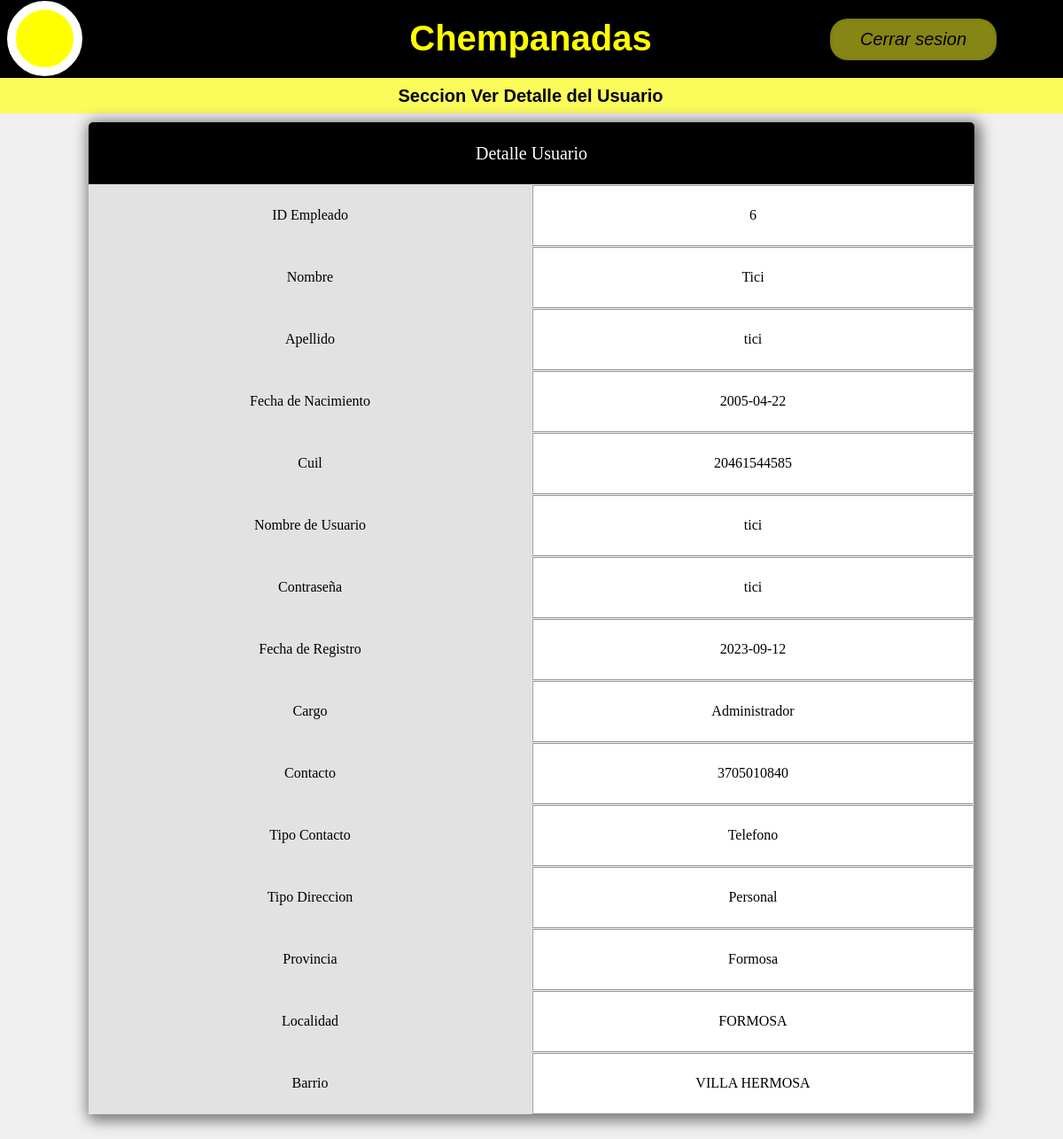
The app's page /vistas/ver-detalle-usuario.php?id=9 (signed in) with its own data.
### tables this page shows
CREATE TABLE `empleados` (
  `id_empleado` int(11) NOT NULL,
  `id_persona` int(11) NOT NULL,
  `id_cargo` int(11) NOT NULL,
  `id_contacto` int(11) NOT NULL,
  `id_direccion` int(11) NOT NULL,
  `cuil` varchar(15) NOT NULL,
  `id_usuario` int(11) NOT NULL
);

CREATE TABLE `personas` (
  `id_persona` int(11) NOT NULL,
  `nombre_per` varchar(50) NOT NULL,
  `apellido` varchar(50) NOT NULL,
  `fecha_nac` date NOT NULL
);

CREATE TABLE `usuarios` (
  `id_usuario` int(11) NOT NULL,
  `nombre` varchar(16) NOT NULL,
  `contraseña` varchar(32) NOT NULL,
  `f_registro` date NOT NULL
);

CREATE TABLE `cargos` (
  `id_cargo` int(11) NOT NULL,
  `descripcion` varchar(20) NOT NULL
);

CREATE TABLE `contactos` (
  `id_contacto` int(11) NOT NULL,
  `id_persona` int(11) NOT NULL,
  `id_tipo_contacto` int(11) NOT NULL,
  `valor` varchar(50) NOT NULL
);

CREATE TABLE `tipo_contactos` (
  `id_tipo_contacto` int(11) NOT NULL,
  `descripcion` varchar(15) NOT NULL
);

CREATE TABLE `tipo_direcciones` (
  `id_tipo_direccion` int(11) NOT NULL,
  `descripcion` varchar(15) NOT NULL
);

CREATE TABLE `provincias` (
  `id_provincia` int(11) NOT NULL,
  `descripcion` varchar(20) NOT NULL,
  `codigo_postal` varchar(11) NOT NULL
);

CREATE TABLE `localidades` (
  `id_localidad` int(11) NOT NULL,
  `descripcion` varchar(500) NOT NULL,
  `codigo_telefonico` int(11) NOT NULL
);

CREATE TABLE `barrios` (
  `id_barrio` int(11) NOT NULL,
  `nombre` varchar(50) NOT NULL
);

### vistas/ver-detalle-usuario.php (the view, shortened to what this page needs)
<!DOCTYPE html>
<html lang="en">
<head>
    <link rel="stylesheet" href="/chempa/config/estilo.css" type="text/css">
</head>
<body>
    <?php
    include("../php/conexion.php");
    include("nav.php");
    ?>
    <div class="opciones">
        <div>Seccion Ver Detalle del Usuario</div>
    </div>
    <div class="contenedor-general contenedor-detalle-usuario">
        <div class="titulo-general titulo-detalle-usuario">Detalle Usuario</div>
        <?php
        $id = $_GET['id'];
        $usuarios = "SELECT e.id_empleado,
        -- datos de la tabla persona
        e.id_persona, nombre_per, apellido, fecha_nac,
        -- datos de la tabla cargos
        e.id_cargo, c.descripcion,
        -- datos de la tabla contactos
        e.id_contacto, con.valor,
        con.id_tipo_contacto, tc.descripcion AS tipoContacto,
        -- datos de la tabla direccion
        e.id_direccion,
        d.id_barrio, b.nombre AS barrio,
        d.id_localidad, l.descripcion AS localidad, l.codigo_telefonico,
        d.id_provincia, prov.descripcion AS provincia, prov.codigo_postal,
        d.id_tipo_direccion, td.descripcion AS tipoDireccion,
        cuil,
        -- datos de la tabla usuarios
        e.id_usuario, u.nombre AS nombreUsuario, u.contraseña, u.f_registro
         FROM empleados e
         INNER JOIN personas p ON p.id_persona=e.id_persona
         INNER JOIN cargos c ON c.id_cargo=e.id_cargo
         INNER JOIN contactos con ON con.id_contacto = e.id_contacto
         INNER JOIN direcciones d ON d.id_direccion = e.id_direccion
         INNER JOIN usuarios u ON u.id_usuario = e.id_usuario
         INNER JOIN tipo_contactos tc ON tc.id_tipo_contacto = con.id_tipo_contacto
         INNER JOIN tipo_direcciones td ON td.id_tipo_direccion = d.id_tipo_direccion
         INNER JOIN barrios b ON b.id_barrio = d.id_barrio
         INNER JOIN localidades l ON l.id_localidad = d.id_localidad
         INNER JOIN provincias prov ON prov.id_provincia = d.id_provincia
          WHERE e.id_usuario='$id' ";
        $resultado = mysqli_query($conn, $usuarios);
        while ($row = mysqli_fetch_assoc($resultado)) { ?>
            <div class="header-general">ID Empleado</div>
            <div class="item-tabla">
                <?php echo $row['id_empleado'] ?>
            </div>
            <div class="header-general">Nombre</div>
            <div class="item-tabla">
                <?php echo $row['nombre_per'] ?>
            </div>
            <div class="header-general">Apellido</div>
            <div class="item-tabla">
                <?php echo $row['apellido'] ?>
            </div>
            <div class="header-general">Fecha de Nacimiento</div>
            <div class="item-tabla">
                <?php echo $row['fecha_nac'] ?>
            </div>
            <div class="header-general">Cuil</div>
            <div class="item-tabla">
                <?php echo $row['cuil'] ?>
            </div>
            <div class="header-general">Nombre de Usuario</div>
            <div class="item-tabla">
                <?php echo $row['nombreUsuario'] ?>
            </div>
            <div class="header-general">Contraseña</div>
            <div class="item-tabla">
                <?php echo $row['contraseña'] ?>
            </div>
            <div class="header-general">Fecha de Registro</div>
            <div class="item-tabla">
                <?php echo $row['f_registro'] ?>
            </div>
            <div class="header-general">Cargo</div>
            <div class="item-tabla">
                <?php echo $row['descripcion'] ?>
            </div>
            <div class="header-general">Contacto</div>
            <div class="item-tabla">
                <?php echo $row['valor'] ?>
            </div>
            <div class="header-general">Tipo Contacto</div>
            <div class="item-tabla">
                <?php echo $row['tipoContacto'] ?>
            </div>
            <div class="header-general">Tipo Direccion</div>
            <div class="item-tabla">
                <?php echo $row['tipoDireccion'] ?>
            </div>
            <div class="header-general">Provincia</div>
            <div class="item-tabla">
                <?php echo $row['provincia'] ?>
            </div>
            <div class="header-general">Localidad</div>
            <div class="item-tabla">
                <?php echo $row['localidad'] ?>
            </div>
            <div class="header-general">Barrio</div>
            <div class="item-tabla">
                <?php echo $row['barrio'] ?>
            </div>
        <?php } ?>
    </div>
    <br>
</body>
</html>

### config/estilo.css (style rules this page uses)
body { background-color: #f0f0f0; }
.opciones { background-color: rgba(255, 255, 47, 0.775); height: 40px; padding-left: 9px; padding-right: 9px; margin-left: -10px; width: 100%; justify-content: space-evenly; color: rgb(0, 0, 0); display: flex; align-items: center; font-weight: bolder; font-size: 20px; font-family: 'Franklin Gothic Medium', 'Arial Narrow', Arial, sans-serif; }
.contenedor-general { background-color: #fff; display: grid; box-shadow: 3px 3px 15px 5px rgb(125, 125, 125); border-radius: 5px; }
.titulo-general { background-color: black; color: white; display: flex; justify-content: center; align-items: center; font-size: 20px; border-radius: 5px 5px 0px 0px; }
.header-general { background-color: #e2e2e2; }
.titulo-general, .header-general, .item-tabla { display: flex; justify-content: center; align-items: center; }
.item-tabla { border: 2px ridge; }
.contenedor-general.contenedor-detalle-usuario { width: 1000px; grid-template-columns: repeat(2, 1fr); grid-auto-rows: 70px; margin: 10px auto; }
.titulo-general.titulo-detalle-usuario { grid-column-start: 1; grid-column-end: 3; }
.titulo-detalle-usuario { grid-column-start: 1; grid-column-end: 3; }

### records on screen
empleados: id_empleado "6", id_persona.nombre_per "Tici", id_persona.apellido "tici", id_persona.fecha_nac "2005-04-22", cuil "20461544585", id_usuario.nombre "tici", id_usuario.contraseña "tici", id_usuario.f_registro "2023-09-12", id_cargo.descripcion "Administrador", id_contacto.valor "3705010840", tipo_contactos.descripcion "Telefono", tipo_direcciones.descripcion "Personal", provincias.descripcion "Formosa", localidades.descripcion "FORMOSA", barrios.nombre "VILLA HERMOSA"
